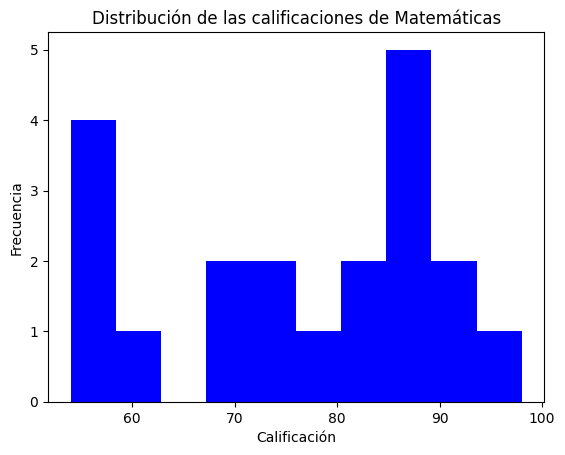

This figure's Python source:
import numpy as np
import matplotlib.pyplot as plt

rng = np.random.default_rng(42)

# Datos de calificaciones de los estudiantes
matematicas = rng.integers(50, 100, 20)
ciencias = rng.integers(40, 95, 20)
literatura = rng.integers(60, 100, 20)

# Datos de errores para el gráfico de barras de error
errores_matematicas = rng.uniform(2, 5, 2)
errores_matematicas = [min(errores_matematicas), max(errores_matematicas)]

errores_ciencias = rng.uniform(1, 4, 2)
errores_ciencias = [min(errores_ciencias), max(errores_ciencias)]

errores_literatura = rng.uniform(3, 6, 2)
errores_literatura = [min(errores_literatura), max(errores_literatura)]


# Crea un histograma
plt.hist(matematicas, bins=10, color="blue")

# Agrega etiquetas a los ejes
plt.xlabel("Calificación")
plt.ylabel("Frecuencia")

# Agrega un título descriptivo
plt.title("Distribución de las calificaciones de Matemáticas")

# Muestra el gráfico
plt.show()
